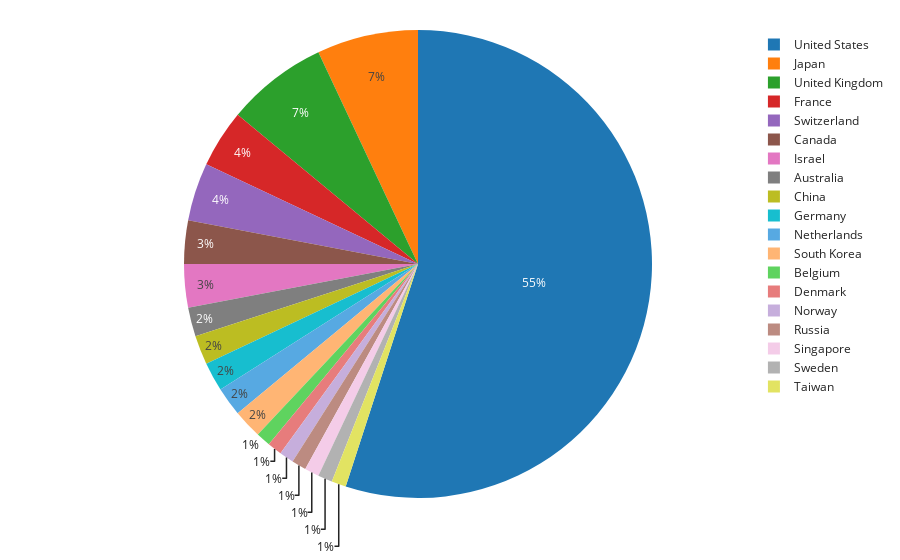

The cell this chart's notebook holds for it:
### Markdown cell above
#### Question 5.2 <div style="display:inline-block; vertical-align: middle; padding:7px 7px; font-size:10px; font-weight:light; color:white; background-color:#e84c4a; border-radius:7px; text-align:left;">5 Points</div>

One of the most important skills a data scientist needs to master is the ability to _think_ of questions. That's what you'll need to do here.

**Your job is to think of an interesting question you might want to answer using the data `universities`, and then draw a visualization to help answer it.** Your visualization must involve at least one numerical feature and at least one categorical feature (potentially, one that you construct by taking an existing numerical feature and "binning" it, as we did in Question 1). The distribution of a single categorical feature is not _interesting_ enough, i.e. your question needs to be more sophisticated than "Which states have the most public universities?" with an accompanying bar chart.

Complete the implementation of the function `custom_vis`, which takes in a DataFrame `df` like `universities` and returns a **`plotly` Figure object** containing your visualization. **Then, in the cell beneath it, tell us the question you tried to answer, and give us 1-2 sentences describing your takeaways.**

This question will mostly be graded on effort. Meet the requirements above and you'll get full credit. That said, take pride in your work, and try your best to make a really special plot that others won't. Are you really proud of what you made? [**Post it in this Ed post**](https://edstem.org/us/courses/61012/discussion/5320217).

<div class="alert alert-danger">

Like the plot above, this one will be manually graded, **not** autograded! To make sure we can grade your work correctly, once you're done implementing `custom_vis`:

1. Comment out the line at the bottom of the cell above, that just has `custom_vis(universities)`.
2. Run the cell that calls the function `save_and_show`. You should see a static (i.e. not interactive) version of your plot. This is to be expected. (This is what we'll use to grade your work.)

Here, remember to provide your analysis of your plot in the cell below the one in which `save_and_show` is run.

</div>

### Code cell
def custom_vis(df):
    df_top_100 = df[df['world_rank'] <= 100]
    df_rankings = (
        df_top_100
        .groupby('nation')['world_rank']
        .apply(lambda x: '[' + ', '.join(x.astype(str)) + ']')
        .reset_index(name='rankings')
    )
    df_counts = (
        df_top_100
        .groupby('nation')
        .size()
        .reset_index(name='institution_count')
    )
    custom_df = pd.merge(df_counts, df_rankings, on='nation')

    fig = px.pie(custom_df, names='nation', values='institution_count', hover_data={'rankings': True})
    return fig

# When you're ready to submit your homework, please comment the line below out;
# otherwise, we won't be able to manually grade your work.
custom_vis(universities)

### Figure 1 — Plotly figure (JSON) as saved in the notebook; plotly's stock layout.template omitted (floating-point values rounded to 4 significant figures)
{"data": [{"customdata": [["[88, 93]"], ["[82]"], ["[32, 42, 62]"], ["[56, 78]"], ["[74]"], ["[36, 37, 58, 63]"], ["[76, 79]"], ["[23, 39, 86]"], ["[13, 17, 34, 38, 45, 73, 100]"], ["[85, 87]"], ["[99]"], ["[59]"], ["[65]"], ["[24, 98]"], ["[71]"], ["[20, 91, 92, 96]"], ["[57]"], ["[4, 5, 27, 35, 55, 67, 94]"], ["[1, 2, 3, 6, 7, 8, 9, 10, 11, 12, 14, 15, 16, 18, 19, 21, 22, 25, 26, 28, 29, 30, 31, 33, 40, 41, 43, 44, 46, 47, 48, 49, 50, 51, 52, 53, 54, 60, 61, 64, 66, 68, 69, 70, 72, 75, 77, 80, 81, 83, 84, 89, 90, 95, 97]"]], "domain": {"x": [0, 1], "y": [0, 1]}, "hovertemplate": "nation=%{label}<br>institution_count=%{value}<br>rankings=%{customdata[0]}<extra></extra>", "labels": ["Australia", "Belgium", "Canada", "China", "Denmark", "France", "Germany", "Israel", "Japan", "Netherlands", "Norway", "Russia", "Singapore", "South Korea", "Sweden", "Switzerland", "Taiwan", "United Kingdom", "United States"], "legendgroup": "", "name": "", "showlegend": true, "type": "pie", "values": [2, 1, 3, 2, 1, 4, 2, 3, 7, 2, 1, 1, 1, 2, 1, 4, 1, 7, 55]}], "layout": {"legend": {"tracegroupgap": 0}}}
